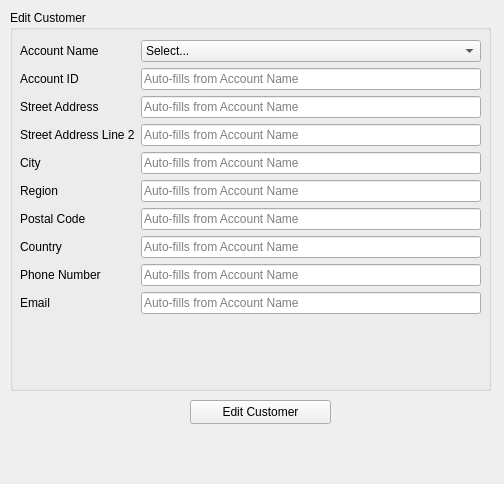
<?xml version="1.0" encoding="UTF-8"?>
<ui version="4.0">
 <class>EditCustomerWidget</class>
 <widget class="QWidget" name="EditCustomerWidget">
  <property name="geometry">
   <rect>
    <x>0</x>
    <y>0</y>
    <width>504</width>
    <height>484</height>
   </rect>
  </property>
  <property name="windowTitle">
   <string>Edit Customer</string>
  </property>
  <widget class="QPushButton" name="editCustomerButton">
   <property name="geometry">
    <rect>
     <x>190</x>
     <y>400</y>
     <width>141</width>
     <height>24</height>
    </rect>
   </property>
   <property name="text">
    <string>Edit Customer</string>
   </property>
  </widget>
  <widget class="QGroupBox" name="groupBox">
   <property name="geometry">
    <rect>
     <x>10</x>
     <y>10</y>
     <width>481</width>
     <height>381</height>
    </rect>
   </property>
   <property name="title">
    <string>Edit Customer</string>
   </property>
   <widget class="QWidget" name="formLayoutWidget">
    <property name="geometry">
     <rect>
      <x>10</x>
      <y>30</y>
      <width>461</width>
      <height>331</height>
     </rect>
    </property>
    <layout class="QFormLayout" name="accountInformationLayout">
     <item row="0" column="0">
      <widget class="QLabel" name="label">
       <property name="text">
        <string>Account Name</string>
       </property>
      </widget>
     </item>
     <item row="0" column="1">
      <widget class="QComboBox" name="editCustomerAccountSelectionBox">
       <item>
        <property name="text">
         <string>Select...</string>
        </property>
       </item>
       <item>
        <property name="text">
         <string>BC Tree Fruit Inc.</string>
        </property>
       </item>
       <item>
        <property name="text">
         <string>SunRype Inc.</string>
        </property>
       </item>
       <item>
        <property name="text">
         <string>Tantalus Winery Inc.</string>
        </property>
       </item>
      </widget>
     </item>
     <item row="1" column="0">
      <widget class="QLabel" name="label_3">
       <property name="text">
        <string>Account ID</string>
       </property>
      </widget>
     </item>
     <item row="1" column="1">
      <widget class="QLineEdit" name="editCustomerId">
       <property name="placeholderText">
        <string>Auto-fills from Account Name</string>
       </property>
      </widget>
     </item>
     <item row="2" column="0">
      <widget class="QLabel" name="label_2">
       <property name="text">
        <string>Street Address</string>
       </property>
      </widget>
     </item>
     <item row="2" column="1">
      <widget class="QLineEdit" name="editCustomerStreetAddressLine1">
       <property name="toolTip">
        <string>Street Address</string>
       </property>
       <property name="placeholderText">
        <string>Auto-fills from Account Name</string>
       </property>
      </widget>
     </item>
     <item row="3" column="0">
      <widget class="QLabel" name="label_4">
       <property name="text">
        <string>Street Address Line 2</string>
       </property>
      </widget>
     </item>
     <item row="3" column="1">
      <widget class="QLineEdit" name="editCustomerStreetAddressLine2">
       <property name="placeholderText">
        <string>Auto-fills from Account Name</string>
       </property>
      </widget>
     </item>
     <item row="4" column="0">
      <widget class="QLabel" name="label_5">
       <property name="text">
        <string>City</string>
       </property>
      </widget>
     </item>
     <item row="4" column="1">
      <widget class="QLineEdit" name="editCustomerCity">
       <property name="focusPolicy">
        <enum>Qt::ClickFocus</enum>
       </property>
       <property name="placeholderText">
        <string>Auto-fills from Account Name</string>
       </property>
      </widget>
     </item>
     <item row="5" column="0">
      <widget class="QLabel" name="label_8">
       <property name="text">
        <string>Region</string>
       </property>
      </widget>
     </item>
     <item row="5" column="1">
      <widget class="QLineEdit" name="editCustomerRegion">
       <property name="placeholderText">
        <string>Auto-fills from Account Name</string>
       </property>
      </widget>
     </item>
     <item row="6" column="0">
      <widget class="QLabel" name="label_7">
       <property name="text">
        <string>Postal Code</string>
       </property>
      </widget>
     </item>
     <item row="6" column="1">
      <widget class="QLineEdit" name="editCustomerPostalCode">
       <property name="placeholderText">
        <string>Auto-fills from Account Name</string>
       </property>
      </widget>
     </item>
     <item row="7" column="0">
      <widget class="QLabel" name="label_10">
       <property name="text">
        <string>Country</string>
       </property>
      </widget>
     </item>
     <item row="7" column="1">
      <widget class="QLineEdit" name="editCustomerCountry">
       <property name="placeholderText">
        <string>Auto-fills from Account Name</string>
       </property>
      </widget>
     </item>
     <item row="8" column="0">
      <widget class="QLabel" name="label_6">
       <property name="text">
        <string>Phone Number</string>
       </property>
      </widget>
     </item>
     <item row="8" column="1">
      <widget class="QLineEdit" name="editCustomerPhoneNumber">
       <property name="placeholderText">
        <string>Auto-fills from Account Name</string>
       </property>
      </widget>
     </item>
     <item row="9" column="0">
      <widget class="QLabel" name="label_9">
       <property name="text">
        <string>Email</string>
       </property>
      </widget>
     </item>
     <item row="9" column="1">
      <widget class="QLineEdit" name="editCustomerEmail">
       <property name="placeholderText">
        <string>Auto-fills from Account Name</string>
       </property>
      </widget>
     </item>
    </layout>
   </widget>
  </widget>
 </widget>
 <resources/>
 <connections/>
</ui>
